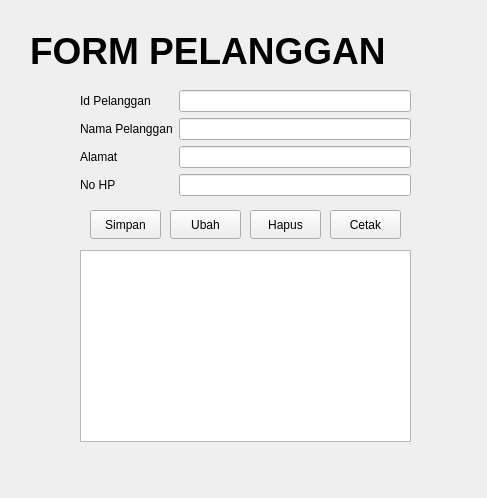
<?xml version="1.0" encoding="UTF-8"?>
<ui version="4.0">
 <class>Form</class>
 <widget class="QWidget" name="Form">
  <property name="geometry">
   <rect>
    <x>0</x>
    <y>0</y>
    <width>487</width>
    <height>498</height>
   </rect>
  </property>
  <property name="windowTitle">
   <string>Form</string>
  </property>
  <widget class="QWidget" name="formLayoutWidget">
   <property name="geometry">
    <rect>
     <x>80</x>
     <y>90</y>
     <width>331</width>
     <height>111</height>
    </rect>
   </property>
   <layout class="QFormLayout" name="formLayout">
    <item row="0" column="0">
     <widget class="QLabel" name="idPelangganLabel">
      <property name="text">
       <string>Id Pelanggan</string>
      </property>
     </widget>
    </item>
    <item row="0" column="1">
     <widget class="QLineEdit" name="edit_id_pelanggan"/>
    </item>
    <item row="2" column="0">
     <widget class="QLabel" name="alamatLabel">
      <property name="text">
       <string>Alamat</string>
      </property>
     </widget>
    </item>
    <item row="2" column="1">
     <widget class="QLineEdit" name="edit_alamat"/>
    </item>
    <item row="3" column="0">
     <widget class="QLabel" name="noHPLabel">
      <property name="text">
       <string>No HP</string>
      </property>
     </widget>
    </item>
    <item row="3" column="1">
     <widget class="QLineEdit" name="edit_no_hp"/>
    </item>
    <item row="1" column="0">
     <widget class="QLabel" name="namaPelangganLabel">
      <property name="text">
       <string>Nama Pelanggan</string>
      </property>
     </widget>
    </item>
    <item row="1" column="1">
     <widget class="QLineEdit" name="edit_nama_pelanggan"/>
    </item>
   </layout>
  </widget>
  <widget class="QLabel" name="label">
   <property name="geometry">
    <rect>
     <x>30</x>
     <y>20</y>
     <width>431</width>
     <height>61</height>
    </rect>
   </property>
   <property name="font">
    <font>
     <pointsize>28</pointsize>
     <weight>75</weight>
     <bold>true</bold>
    </font>
   </property>
   <property name="text">
    <string>FORM PELANGGAN</string>
   </property>
  </widget>
  <widget class="QPushButton" name="btnCetak">
   <property name="geometry">
    <rect>
     <x>330</x>
     <y>210</y>
     <width>71</width>
     <height>29</height>
    </rect>
   </property>
   <property name="text">
    <string>Cetak</string>
   </property>
  </widget>
  <widget class="QPushButton" name="btnSimpan">
   <property name="geometry">
    <rect>
     <x>90</x>
     <y>210</y>
     <width>71</width>
     <height>29</height>
    </rect>
   </property>
   <property name="text">
    <string>Simpan</string>
   </property>
  </widget>
  <widget class="QPushButton" name="btnHapus">
   <property name="geometry">
    <rect>
     <x>250</x>
     <y>210</y>
     <width>71</width>
     <height>29</height>
    </rect>
   </property>
   <property name="text">
    <string>Hapus</string>
   </property>
  </widget>
  <widget class="QTableView" name="tabel_pelanggan">
   <property name="geometry">
    <rect>
     <x>80</x>
     <y>250</y>
     <width>331</width>
     <height>192</height>
    </rect>
   </property>
  </widget>
  <widget class="QPushButton" name="btnUbah">
   <property name="geometry">
    <rect>
     <x>170</x>
     <y>210</y>
     <width>71</width>
     <height>29</height>
    </rect>
   </property>
   <property name="text">
    <string>Ubah</string>
   </property>
  </widget>
 </widget>
 <resources/>
 <connections/>
</ui>
